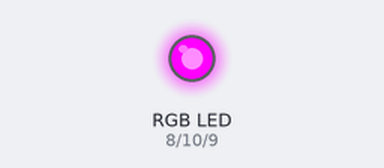
Bench run of a sketch on a simulated Arduino Uno, built with avr-gcc and run on an emulated ATmega328P. Parts: an RGB LED mixed from three pins (HIGH = lit).

Above: at 0.1 s.
Timing chart, 0 to 1.6 s (numbered marks = the images above):
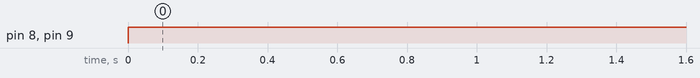

Measured:
- by itself, pin 8 (redLed), pin 9 (blueLed): LOW → HIGH at 0.00 s

The sketch:

16_understanding_and_mixing_primary_colors_with_an_rgb_led1.ino
```cpp
int blueLed = 9;
int redLed = 8;
int greenLed = 10;

void setup()
{
  pinMode(blueLed, OUTPUT);
  pinMode(redLed, OUTPUT);
  pinMode(greenLed, OUTPUT);

  Serial.begin(9600);
}


void loop()
{
  //digitalWrite(blueLed, HIGH);
  //delay(1000);
  //digitalWrite(blueLed, LOW);
  //delay(1000);

  //digitalWrite(redLed, HIGH);
  //delay(1000);
  //digitalWrite(redLed, LOW);
  //delay(1000);

  //digitalWrite(greenLed, HIGH);
  //delay(1000);
  //digitalWrite(greenLed, LOW);
  //delay(1000);

  analogWrite(redLed, 200);
  analogWrite(blueLed, 255);


}
```
